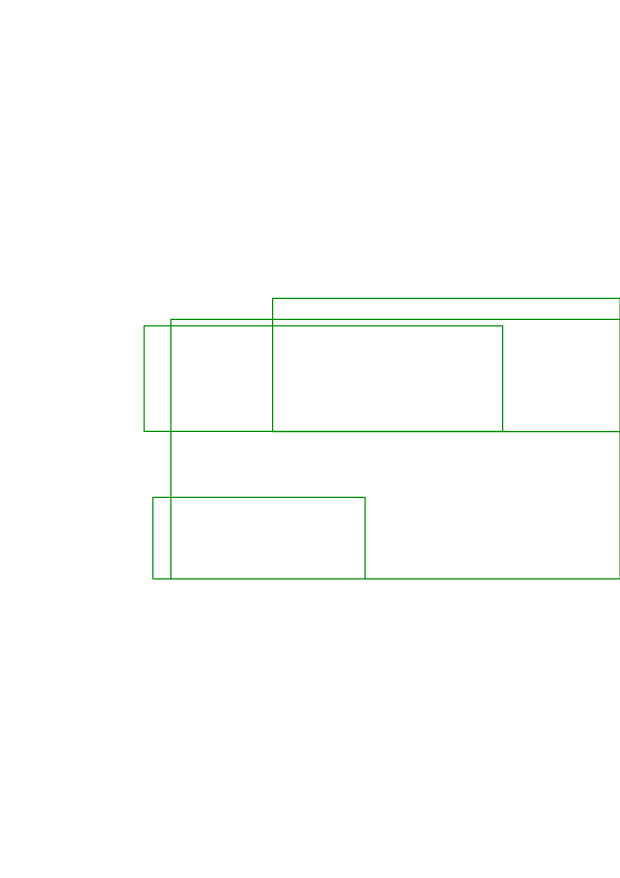
#> input picture outputs/analysis/noisy/drawing_regions.png, 2480 x 3509 px, given in place of final.png, which was not available (shown at 1/4 size)
$ python analyze.py outputs/analysis/noisy
#> lines starting #> are read from the running program, lines starting #| are printed output that depends on the picture; after the words box and inside, x2 and y2 are one past the last pixel; in counts of white or black regions, pixels touching at a corner belong together; pictures that were not available may be replaced by others from this repository, and a replacement may not be noted
#> (reads config/default.json from the repository)
#> in analyze_preprocessed_directory, image is the input picture: shape (3509, 2480, 3); mean B, G, R 253.1, 254.1, 253.1
### src/drawing_analysis/pipeline.py
"""Inspectable, heuristic feature extraction for preprocessed drawings.

This module deliberately produces candidates rather than semantic predictions.
OCR and ship-component classification are outside the scope of this stage.
"""

from dataclasses import asdict, dataclass
import json
from pathlib import Path
from time import perf_counter
from typing import Any

import cv2
import numpy as np

from src.utils.traceability import write_run_manifest


@dataclass(frozen=True)
class AnalysisConfig:
    canny_low_threshold: int = 50
    canny_high_threshold: int = 150
    hough_threshold: int = 50
    hough_min_line_length_ratio: float = 0.02
    hough_max_line_gap: int = 12
    horizontal_angle_tolerance_degrees: float = 8.0
    vertical_angle_tolerance_degrees: float = 8.0
    contour_dilation_kernel_size: int = 3
    contour_min_area_ratio: float = 0.00001
    contour_max_area_ratio: float = 0.90
    text_min_area: int = 8
    text_max_area: int = 20000
    text_min_width: int = 2
    text_max_width: int = 500
    text_min_height: int = 2
    text_max_height: int = 200
    text_merge_kernel_size: int = 9
    drawing_min_area_ratio: float = 0.005
    drawing_min_line_density: float = 0.01
    max_detection_dimension: int = 4000


@dataclass
class AnalysisResult:
    config: AnalysisConfig
    lines: dict[str, list[dict[str, Any]]]
    contours: list[dict[str, Any]]
    text_regions: list[dict[str, Any]]
    drawing_regions: list[dict[str, Any]]
    visualisations: dict[str, np.ndarray]
    diagnostics: dict[str, Any]


def _validate_config(config: AnalysisConfig) -> None:
    if config.max_detection_dimension < 100:
        raise ValueError("max_detection_dimension must be at least 100")
    if config.text_merge_kernel_size < 1 or config.text_merge_kernel_size % 2 == 0:
        raise ValueError("text_merge_kernel_size must be a positive odd number")
    if config.contour_dilation_kernel_size < 1 or config.contour_dilation_kernel_size % 2 == 0:
        raise ValueError("contour_dilation_kernel_size must be a positive odd number")
    if not 0 <= config.horizontal_angle_tolerance_degrees < 45:
        raise ValueError("horizontal_angle_tolerance_degrees must be in [0, 45)")
    if not 0 <= config.vertical_angle_tolerance_degrees < 45:
        raise ValueError("vertical_angle_tolerance_degrees must be in [0, 45)")
    if not 0 < config.contour_min_area_ratio <= config.contour_max_area_ratio <= 1:
        raise ValueError("contour area ratios must satisfy 0 < min <= max <= 1")


def _binary_image(image: np.ndarray) -> np.ndarray:
    grayscale = cv2.cvtColor(image, cv2.COLOR_BGR2GRAY) if image.ndim == 3 else image
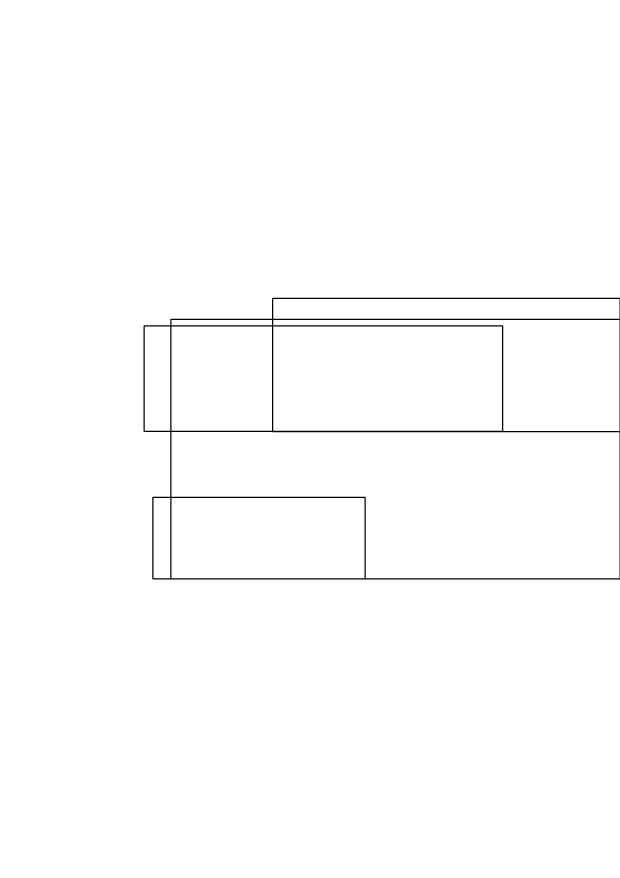
#> grayscale: shape (3509, 2480) (shown at 1/4 size); values 82 (black) and 255 (white), 99.3% white; 1 black region, box (x1, y1, x2, y2) and area: (574, 1191, 2480, 2318) 64473
    if grayscale.dtype != np.uint8:
        grayscale = cv2.normalize(grayscale, None, 0, 255, cv2.NORM_MINMAX).astype(np.uint8)
    return grayscale, (grayscale < 128).astype(np.uint8) * 255


def _detection_image(grayscale: np.ndarray, binary: np.ndarray, max_dimension: int) -> tuple[np.ndarray, np.ndarray, float]:
    scale = min(1.0, max_dimension / max(grayscale.shape))
    if scale == 1.0:
        return grayscale, binary, 1.0
    size = (max(1, int(grayscale.shape[1] * scale)), max(1, int(grayscale.shape[0] * scale)))
    resized_binary = cv2.resize(binary, size, interpolation=cv2.INTER_AREA)
    return cv2.resize(grayscale, size, interpolation=cv2.INTER_AREA), (resized_binary >= 128).astype(np.uint8) * 255, scale


def _box(x: int, y: int, width: int, height: int, scale: float) -> dict[str, int]:
    return {
        "x": int(round(x / scale)),
        "y": int(round(y / scale)),
        "width": int(round(width / scale)),
        "height": int(round(height / scale)),
    }


def _detect_lines(edges: np.ndarray, config: AnalysisConfig, scale: float) -> dict[str, list[dict[str, Any]]]:
    height, width = edges.shape
    minimum_length = max(10, int(min(height, width) * config.hough_min_line_length_ratio))
    raw = cv2.HoughLinesP(edges, 1, np.pi / 180, config.hough_threshold, minLineLength=minimum_length, maxLineGap=config.hough_max_line_gap)
    lines: dict[str, list[dict[str, Any]]] = {"horizontal": [], "vertical": [], "diagonal": []}
    if raw is None:
        return lines
    for values in raw[:, 0]:
        x1, y1, x2, y2 = (int(value) for value in values)
        angle = float(np.degrees(np.arctan2(y2 - y1, x2 - x1)) % 180)
        length = float(np.hypot(x2 - x1, y2 - y1) / scale)
        if min(angle, 180 - angle) <= config.horizontal_angle_tolerance_degrees:
            category = "horizontal"
        elif abs(angle - 90) <= config.vertical_angle_tolerance_degrees:
            category = "vertical"
        else:
            category = "diagonal"
        lines[category].append({
            "x1": int(round(x1 / scale)), "y1": int(round(y1 / scale)),
            "x2": int(round(x2 / scale)), "y2": int(round(y2 / scale)),
            "angle_degrees": round(angle, 3), "length": round(length, 3),
        })
    return lines


def _detect_contours(binary: np.ndarray, config: AnalysisConfig, scale: float) -> list[dict[str, Any]]:
    image_area = binary.shape[0] * binary.shape[1]
    kernel = cv2.getStructuringElement(cv2.MORPH_RECT, (config.contour_dilation_kernel_size,) * 2)
    contour_source = cv2.dilate(binary, kernel, iterations=1)
    contours, _ = cv2.findContours(contour_source, cv2.RETR_EXTERNAL, cv2.CHAIN_APPROX_SIMPLE)
    result = []
    for contour in contours:
        area = cv2.contourArea(contour)
        if not image_area * config.contour_min_area_ratio <= area <= image_area * config.contour_max_area_ratio:
            continue
        x, y, width, height = cv2.boundingRect(contour)
        result.append({"bbox": _box(x, y, width, height, scale), "area": round(float(area / scale**2), 3), "perimeter": round(float(cv2.arcLength(contour, True) / scale), 3)})
    return sorted(result, key=lambda item: item["area"], reverse=True)


def _detect_text_regions(binary: np.ndarray, config: AnalysisConfig, scale: float) -> list[dict[str, Any]]:
    kernel = cv2.getStructuringElement(cv2.MORPH_RECT, (config.text_merge_kernel_size, config.text_merge_kernel_size))
    merged = cv2.dilate(binary, kernel, iterations=1)
    count, _, stats, _ = cv2.connectedComponentsWithStats(merged, connectivity=8)
    regions = []
    for index in range(1, count):
        x, y, width, height, area = (int(value) for value in stats[index])
        original_area = int((binary[y:y + height, x:x + width] > 0).sum())
        if not (config.text_min_width <= width <= config.text_max_width and config.text_min_height <= height <= config.text_max_height):
            continue
        if not (config.text_min_area <= original_area <= config.text_max_area):
            continue
        regions.append({"bbox": _box(x, y, width, height, scale), "foreground_area": int(round(original_area / scale**2)), "candidate_type": "text_region"})
    return sorted(regions, key=lambda item: (item["bbox"]["y"], item["bbox"]["x"]))


def _detect_drawing_regions(binary: np.ndarray, lines: dict[str, list[dict[str, Any]]], config: AnalysisConfig, scale: float) -> list[dict[str, Any]]:
    image_area = binary.shape[0] * binary.shape[1]
    contours, _ = cv2.findContours(binary, cv2.RETR_EXTERNAL, cv2.CHAIN_APPROX_SIMPLE)
    regions = []
    for contour in contours:
        area = cv2.contourArea(contour)
        if area < image_area * config.drawing_min_area_ratio:
            continue
        x, y, width, height = cv2.boundingRect(contour)
        roi = binary[y:y + height, x:x + width]
        density = float((roi > 0).mean())
        if density < config.drawing_min_line_density:
            continue
        regions.append({"bbox": _box(x, y, width, height, scale), "area": round(float(area / scale**2), 3), "line_density": round(density, 6), "candidate_type": "drawing_region"})
    return sorted(regions, key=lambda item: item["area"], reverse=True)


def _visualise(shape: tuple[int, int], lines: dict[str, list[dict[str, Any]]], contours: list[dict[str, Any]], text_regions: list[dict[str, Any]], drawing_regions: list[dict[str, Any]]) -> dict[str, np.ndarray]:
    base = np.full((*shape, 3), 255, dtype=np.uint8)
    line_image, contour_image, text_image, drawing_image = (base.copy() for _ in range(4))
    colors = {"horizontal": (255, 0, 0), "vertical": (0, 180, 0), "diagonal": (0, 0, 220)}
    for category, values in lines.items():
        for line in values:
            cv2.line(line_image, (line["x1"], line["y1"]), (line["x2"], line["y2"]), colors[category], 2)
    for item in contours:
        box = item["bbox"]
        cv2.rectangle(contour_image, (box["x"], box["y"]), (box["x"] + box["width"], box["y"] + box["height"]), (0, 120, 255), 2)
    for item in text_regions:
        box = item["bbox"]
        cv2.rectangle(text_image, (box["x"], box["y"]), (box["x"] + box["width"], box["y"] + box["height"]), (180, 0, 180), 2)
    for item in drawing_regions:
        box = item["bbox"]
        cv2.rectangle(drawing_image, (box["x"], box["y"]), (box["x"] + box["width"], box["y"] + box["height"]), (0, 140, 0), 3)
    overlay = cv2.addWeighted(line_image, 0.75, contour_image, 0.35, 0)
    overlay = cv2.addWeighted(overlay, 0.8, text_image, 0.45, 0)
    overlay = cv2.addWeighted(overlay, 0.8, drawing_image, 0.45, 0)
    return {"lines": line_image, "contours": contour_image, "text_regions": text_image, "drawing_regions": drawing_image, "overlay": overlay}


def analyze_image(image: np.ndarray, config: AnalysisConfig | None = None) -> AnalysisResult:
    config = config or AnalysisConfig()
    _validate_config(config)
    if image is None or image.size == 0:
        raise ValueError("image must be a non-empty array")
    started = perf_counter()
    grayscale, binary = _binary_image(image)
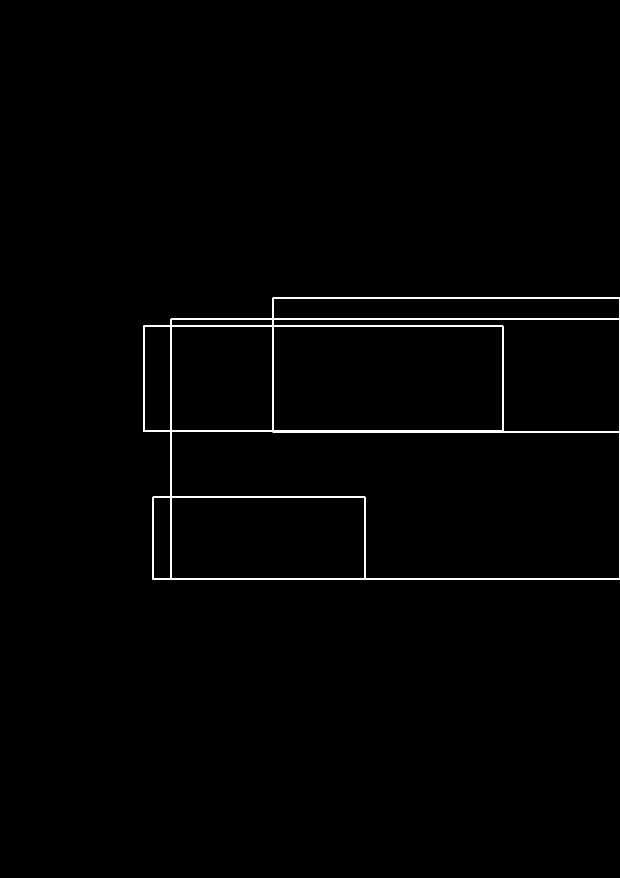
#> binary: shape (3509, 2480) (shown at 1/4 size); 0.74% white; 1 white region, box (x1, y1, x2, y2) and area: (574, 1191, 2480, 2318) 64473
    detection_gray, detection_binary, scale = _detection_image(grayscale, binary, config.max_detection_dimension)
#> scale = 1
    edges = cv2.Canny(detection_gray, config.canny_low_threshold, config.canny_high_threshold)
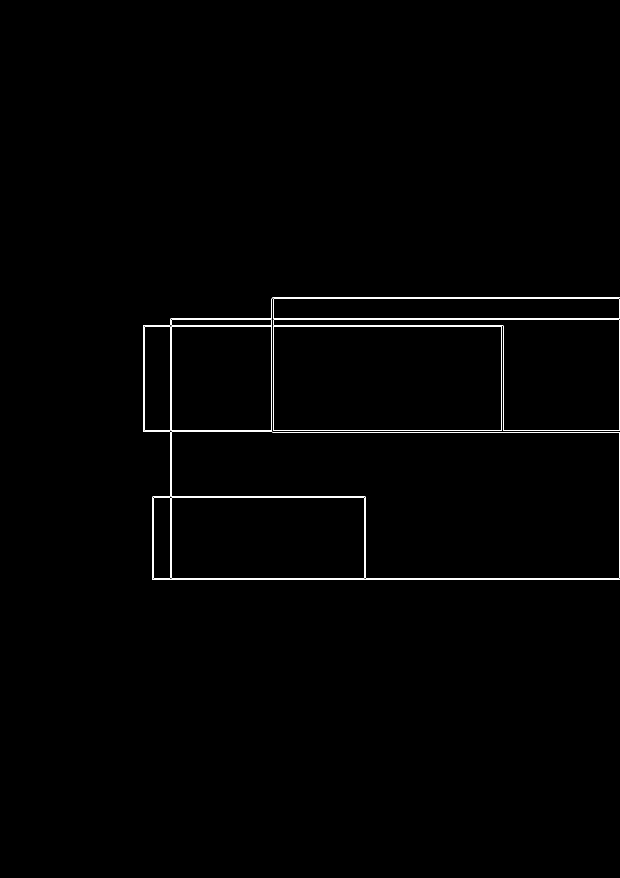
#> edges: shape (3509, 2480) (shown at 1/4 size); 0.29% white in thin lines or dots, all inside (x1, y1, x2, y2) = (573, 1190, 2480, 2318)
    lines = _detect_lines(edges, config, scale)
#> (the rest of the program and of its run is left out)
